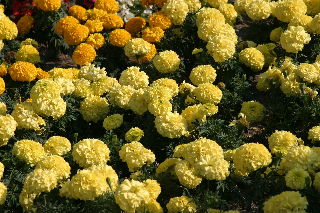
#> input picture MSRC_ObjCategImageDatabase_v2/Images/10_23_s.bmp, 320 x 213 px; its folder holds only this picture in this run
$ python compute_spatial_features.py --feature_type color
#> lines starting #> are read from the running program, lines starting #| are printed output that depends on the picture; after the words box and inside, x2 and y2 are one past the last pixel; in counts of white or black regions, pixels touching at a corner belong together
#!/usr/bin/env python3
# (All comments and examples are the same)

import os
import argparse
import shutil
import cv2
import numpy as np
import scipy.io as sio
from skimage.feature import local_binary_pattern
from tqdm import tqdm
import matplotlib.pyplot as plt


def create_feature_descriptor(image, feature_type, color_bins, lbp_points, lbp_radius):
    """Computes a histogram for a single image patch (cell)."""
    if feature_type == 'color':
        img_8bit = (image * 255).astype(np.uint8)
        hist = cv2.calcHist([img_8bit], [0, 1, 2], None,
                            [color_bins, color_bins, color_bins],
                            [0, 256, 0, 256, 0, 256])
        cv2.normalize(hist, hist, alpha=1.0, beta=0.0, norm_type=cv2.NORM_L1)
        return hist.flatten()

    elif feature_type == 'texture':
        gray = cv2.cvtColor(image, cv2.COLOR_BGR2GRAY)

        # THE CRUCIAL FIX IS HERE:
        # The number of bins for a 'uniform' LBP with P points is ALWAYS P + 2.
        # We must use this fixed, constant value.
        n_bins = lbp_points + 2

        lbp = local_binary_pattern(gray, P=lbp_points, R=lbp_radius, method='uniform')

        # Create a histogram with the FIXED number of bins and range.
        hist, _ = np.histogram(lbp.ravel(), bins=n_bins, range=(0, n_bins))

        # Normalize the histogram manually to be safe.
        hist = hist.astype("float")
        eps = 1e-7  # A small number to prevent division by zero for empty cells
        hist /= (hist.sum() + eps)

        return hist

    else:
        raise ValueError("Unknown feature_type specified.")


def main():
    # ... (The rest of the main function is IDENTICAL to the previous version)
    # ... It already contains the fix for empty cells, which is also needed.
    # ... No need to copy it all here again, just replace the function above.
    parser = argparse.ArgumentParser(description='Compute spatial grid features for an image dataset.')
    parser.add_argument('--dataset_dir', type=str, default='./MSRC_ObjCategImageDatabase_v2',
                        help='Path to the root of the MSRC dataset.')
    parser.add_argument('--output_dir', type=str, default='./spatial_grid_outputs',
                        help='Path to the directory where all outputs will be saved.')
    parser.add_argument('--feature_type', type=str, required=True, choices=['color', 'texture'],
                        help="Type of feature to extract: 'color' or 'texture' (LBP).")
    parser.add_argument('--grid_size', type=int, default=4, help='Grid dimensions (N for an N x N grid).')
    parser.add_argument('--color_bins', type=int, default=12, help='Number of bins per channel for COLOR histograms.')
    parser.add_argument('--lbp_points', type=int, default=8,
                        help='Number of points for LBP texture features (angular quantization).')
    parser.add_argument('--lbp_radius', type=int, default=1, help='Radius for LBP texture features.')
    parser.add_argument('--visualize_n', type=int, default=10,
                        help='Generate and save visualization images for the first N processed images.')
    args = parser.parse_args()
    images_path = os.path.join(args.dataset_dir, 'Images')
    if not os.path.isdir(images_path):
        print(f"ERROR: Images directory not found at '{images_path}'. Please check your --dataset_dir path.")
        return
    if args.feature_type == 'color':
        descriptor_subfolder_name = f'spatial_{args.feature_type}_{args.grid_size}x{args.grid_size}_{args.color_bins}bins'
    else:
        descriptor_subfolder_name = f'spatial_{args.feature_type}_{args.grid_size}x{args.grid_size}_{args.lbp_points}P_{args.lbp_radius}R'
    descriptor_output_path = os.path.join(args.output_dir, 'descriptors', descriptor_subfolder_name)
    vis_output_path = os.path.join(args.output_dir, 'visualizations', descriptor_subfolder_name)
    print(f"--- Configuration ---")
    print(f"Dataset Path: {args.dataset_dir}")
    print(f"Output Path: {args.output_dir}")
    print(f"Feature Type: {args.feature_type}")
    print(f"Grid Size: {args.grid_size}x{args.grid_size}")
    if args.feature_type == 'color':
        print(f"Color Bins: {args.color_bins}")
    else:
        print(f"LBP Points: {args.lbp_points} (Angular Samples)")
        print(f"LBP Radius: {args.lbp_radius}")
    print(f"Descriptor save location: {descriptor_output_path}")
    print(f"Visualization save location: {vis_output_path}")
    print("--------------------")
    os.makedirs(descriptor_output_path, exist_ok=True)
    if args.visualize_n > 0:
        os.makedirs(vis_output_path, exist_ok=True)
    image_files = sorted([f for f in os.listdir(images_path) if f.endswith('.bmp')])
    for i, filename in enumerate(tqdm(image_files, desc="Processing Images")):
        img_path = os.path.join(images_path, filename)
        try:
            image = cv2.imread(img_path)
#> image is the input picture: shape (213, 320, 3); mean B, G, R 32.2, 95.3, 108.2
            if image is None:
                print(f"\nDEBUG: Failed to read image: {img_path}. Skipping.")
                continue
        except Exception as e:
            print(f"\nDEBUG: Error reading {img_path}: {e}. Skipping.")
            continue
        h, w, _ = image.shape
#> h = 213; w = 320
        cell_h, cell_w = h // args.grid_size, w // args.grid_size
#> cell_h = 53; cell_w = 80
        all_cell_descriptors = []
        image_with_grid = image.copy()
        for row in range(args.grid_size):
            for col in range(args.grid_size):
                y1, y2 = row * cell_h, (row + 1) * cell_h
                x1, x2 = col * cell_w, (col + 1) * cell_w
                cell = image[y1:y2, x1:x2]
                cv2.rectangle(image_with_grid, (x1, y1), (x2, y2), (0, 255, 0), 1)
                if cell.shape[0] == 0 or cell.shape[1] == 0:
                    print(f"\nDEBUG: Empty cell at ({row},{col}) for {filename}. Appending zeros.")
                    if args.feature_type == 'color':
                        feature_len = args.color_bins ** 3
                    else:
                        feature_len = args.lbp_points + 2
                    cell_descriptor = np.zeros(feature_len)
                else:
                    cell_descriptor = create_feature_descriptor(cell, args.feature_type, args.color_bins,
                                                                args.lbp_points, args.lbp_radius)
                all_cell_descriptors.append(cell_descriptor)
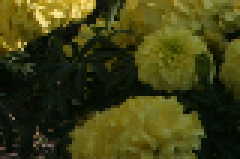
#> cell: shape (53, 80, 3) (shown 3 times larger); mean B, G, R 19.5, 63.2, 63.2
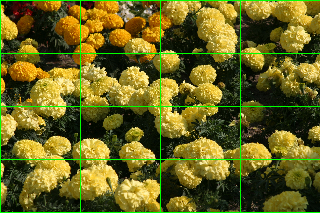
#> image_with_grid: shape (213, 320, 3); 3.57% of pixels changed, all inside (x1, y1, x2, y2) = (0, 0, 320, 213)
#> after the loop, all_cell_descriptors = 16 items
        final_descriptor = np.concatenate(all_cell_descriptors)
        sio.savemat(os.path.join(descriptor_output_path, filename.replace('.bmp', '.mat')), {'F': [final_descriptor]})
        if i < args.visualize_n:
            h_vis, w_vis = image.shape[:2]
#> h_vis = 213; w_vis = 320
            if args.feature_type == 'texture':
                gray = cv2.cvtColor(image, cv2.COLOR_BGR2GRAY)
                lbp = local_binary_pattern(gray, P=args.lbp_points, R=args.lbp_radius, method='uniform')
                lbp_vis = np.uint8(255.0 * (lbp / lbp.max()))
                lbp_vis_color = cv2.cvtColor(lbp_vis, cv2.COLOR_GRAY2BGR)
                canvas = np.zeros((h_vis, w_vis * 3, 3), dtype=np.uint8)
                canvas[:, :w_vis] = image
                canvas[:, w_vis:w_vis * 2] = image_with_grid
                canvas[:, w_vis * 2:] = lbp_vis_color
                cv2.putText(canvas, "Original", (10, 30), cv2.FONT_HERSHEY_SIMPLEX, 1, (0, 255, 255), 2)
                cv2.putText(canvas, "Gridded Image", (w_vis + 10, 30), cv2.FONT_HERSHEY_SIMPLEX, 1, (0, 255, 255), 2)
                cv2.putText(canvas, f"LBP Texture Map ({args.lbp_points} points)", (w_vis * 2 + 10, 30),
                            cv2.FONT_HERSHEY_SIMPLEX, 1, (0, 255, 255), 2)
            else:
                canvas = np.zeros((h_vis, w_vis * 2, 3), dtype=np.uint8)
                canvas[:, :w_vis] = image
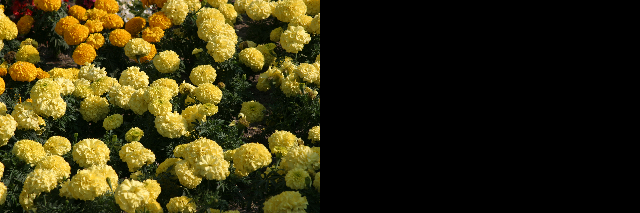
#> canvas: shape (213, 640, 3); mean B, G, R 16.1, 47.6, 54.1
                canvas[:, w_vis:] = image_with_grid
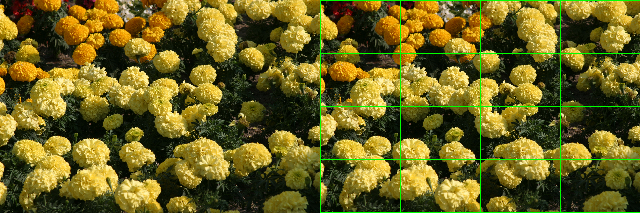
#> canvas: shape (213, 640, 3); mean B, G, R 31.6, 98.1, 106.2
                cv2.putText(canvas, "Original", (10, 30), cv2.FONT_HERSHEY_SIMPLEX, 1, (0, 255, 255), 2)
                cv2.putText(canvas, "Gridded Image", (w_vis + 10, 30), cv2.FONT_HERSHEY_SIMPLEX, 1, (0, 255, 255), 2)
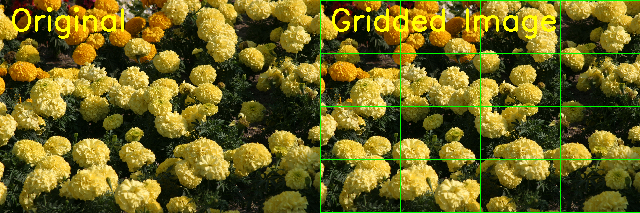
#> canvas: shape (213, 640, 3); mean B, G, R 31.2, 101.1, 108.5
            vis_filename = filename.replace('.bmp', '.jpg')
            cv2.imwrite(os.path.join(vis_output_path, vis_filename), canvas)
    print("\n--- Processing complete! ---")


if __name__ == '__main__':
    main()

$ run again, on MSRC_ObjCategImageDatabase_v2/Images/14_10_s.bmp
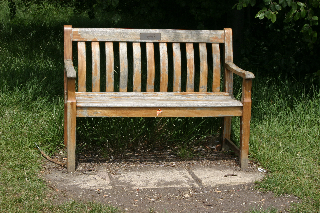
#> input picture MSRC_ObjCategImageDatabase_v2/Images/14_10_s.bmp, 320 x 213 px
#> in main, image is the input picture: shape (213, 320, 3); mean B, G, R 61.5, 88.2, 88.9
#> after the loop in main, `for row in range(args.grid_size):`:
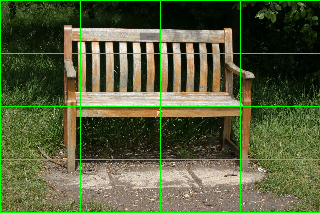
#> image_with_grid: shape (213, 320, 3); 3.57% of pixels changed, all inside (x1, y1, x2, y2) = (0, 0, 320, 213)
#> after the loop in main, `for row in range(args.grid_size):`: all_cell_descriptors = 16 items
#> in main, `cv2.putText(canvas, "Gridded Image", (w_vis + 10, 30), cv2.FONT_HERSHE..`:
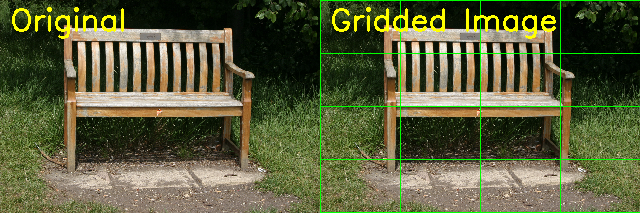
#> canvas: shape (213, 640, 3); mean B, G, R 59.7, 94.9, 91.2
